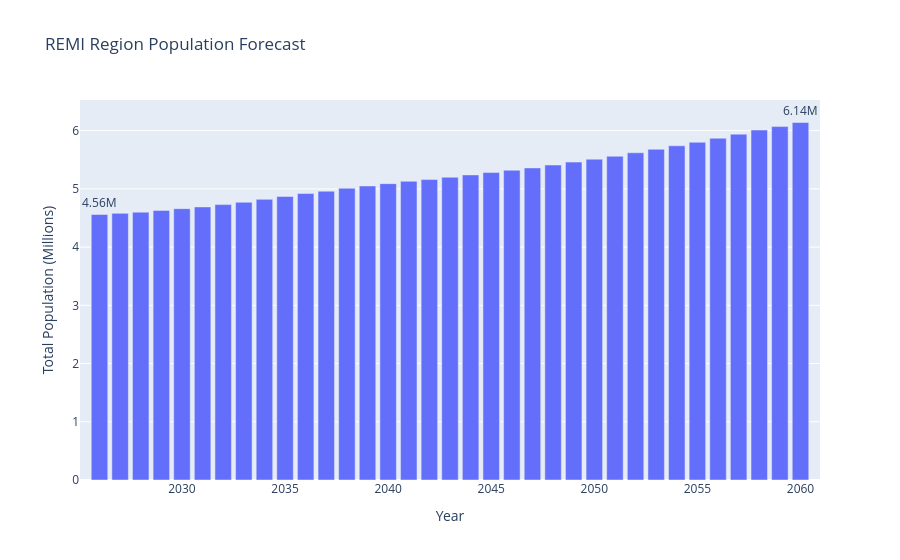

This figure's notebook cell:
### Markdown cell above
#### Population totals chart

### Code cell
import plotly.express as px

remi_forecast_population = remi_population.loc[
    (remi_population["region"] == "Region") & (remi_population["year"] >= 2026)
].sort_values("year")
remi_forecast_population["value"] = (remi_forecast_population["value"] / 1_000_000).round(2)

fig = px.bar(remi_forecast_population, x="year", y="value", title="REMI Region Population Forecast")
fig.update_layout(xaxis_title="Year", yaxis_title="Total Population (Millions)")
fig.update_traces(hovertemplate="Year=%{x}<br>Total Population=%{y:.2f}M<extra></extra>")

# Callouts for the first and last forecast years.
for _, row in remi_forecast_population.iloc[[0, -1]].iterrows():
    fig.add_annotation(
        x=row["year"],
        y=row["value"],
        text=f"{row['value']:.2f}M",
        showarrow=False,
        yshift=12,
    )

fig.show()

### Figure 1 — Plotly figure (JSON) as saved in the notebook; plotly's stock layout.template omitted (floating-point values rounded to 4 significant figures)
{"data": [{"hovertemplate": "Year=%{x}<br>Total Population=%{y:.2f}M<extra></extra>", "legendgroup": "", "marker": {"color": "#636efa", "pattern": {"shape": ""}}, "name": "", "orientation": "v", "showlegend": false, "textposition": "auto", "type": "bar", "x": [2026, 2027, 2028, 2029, 2030, 2031, 2032, 2033, 2034, 2035, 2036, 2037, 2038, 2039, 2040, 2041, 2042, 2043, 2044, 2045, 2046, 2047, 2048, 2049, 2050, 2051, 2052, 2053, 2054, 2055, 2056, 2057, 2058, 2059, 2060], "xaxis": "x", "y": [4.56, 4.58, 4.6, 4.63, 4.66, 4.69, 4.73, 4.77, 4.82, 4.87, 4.92, 4.96, 5.01, 5.05, 5.09, 5.13, 5.16, 5.2, 5.24, 5.28, 5.32, 5.36, 5.41, 5.46, 5.51, 5.56, 5.62, 5.68, 5.74, 5.8, 5.87, 5.94, 6.01, 6.07, 6.14], "yaxis": "y"}], "layout": {"annotations": [{"showarrow": false, "text": "4.56M", "x": 2026, "y": 4.56, "yshift": 12}, {"showarrow": false, "text": "6.14M", "x": 2060, "y": 6.14, "yshift": 12}], "barmode": "relative", "legend": {"tracegroupgap": 0}, "title": {"text": "REMI Region Population Forecast"}, "xaxis": {"anchor": "y", "domain": [0, 1], "title": {"text": "Year"}}, "yaxis": {"anchor": "x", "domain": [0, 1], "title": {"text": "Total Population (Millions)"}}}}
